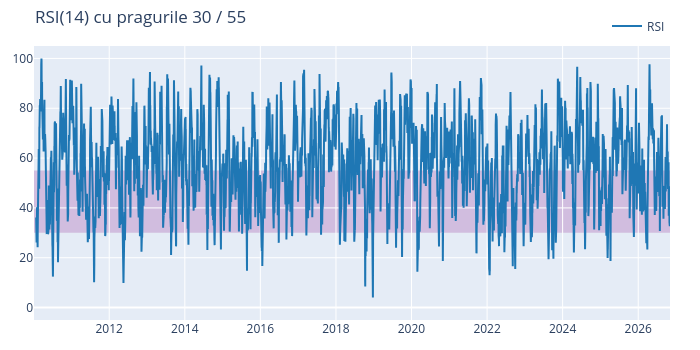

Notebook code for this chart:
### Markdown cell above
## 4 · Strategia 2: RSI mean-reversion (doar long)

**Ideea:** după o scădere bruscă, prețul tinde să revină („mean reversion”). **RSI** (Relative Strength Index, 0–100) măsoară cât de puternică a fost mișcarea recentă. Cumpărăm când RSI(14) coboară **sub 30** (supravândut) și vindem când urcă **peste 55**. Între tranzacții stăm în cash.

### Code cell
rsi = vbt.RSI.run(close, window=14)
rsi_entries = rsi.rsi_crossed_below(30)
rsi_exits = rsi.rsi_crossed_above(55)
rsi.plot(levels=(30, 55)).update_layout(title="RSI(14) cu pragurile 30 / 55").show()

### Figure 1 — Plotly figure (JSON) as saved in the notebook; plotly's stock layout.template omitted (floating-point values rounded to 4 significant figures; data arrays with more than 128 entries replaced by an {"elided": "..."} marker saying what was removed)
{"data": [{"name": "RSI", "showlegend": true, "type": "scatter", "x": {"elided": "4236 str values"}, "y": {"elided": "4236 float values"}}], "layout": {"height": 350, "legend": {"orientation": "h", "traceorder": "normal", "x": 1, "xanchor": "right", "y": 1.02, "yanchor": "bottom"}, "margin": {"b": 30, "l": 30, "r": 30, "t": 30}, "shapes": [{"fillcolor": "purple", "layer": "below", "line": {"width": 0}, "opacity": 0.2, "type": "rect", "x0": "2010-01-04T00:00:00", "x1": "2026-11-04T00:00:00", "xref": "x", "y0": 30, "y1": 55, "yref": "y"}], "title": {"text": "RSI(14) cu pragurile 30 / 55"}, "width": 700, "yaxis": {"range": [-5, 105]}}}
